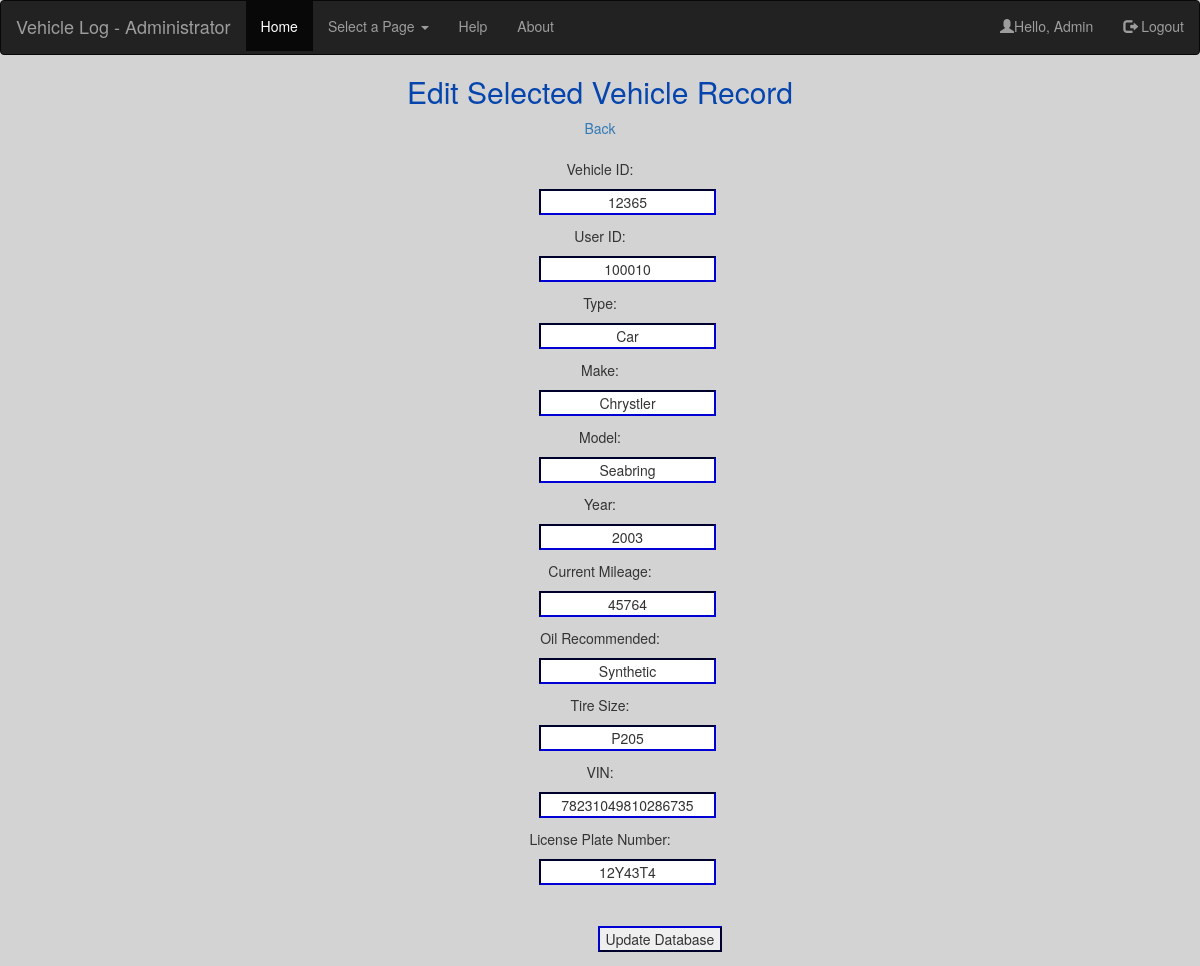
/a_edit_records_vehicle_editing.php?edit=12365, run on the app's committed database.
### tables this page shows
CREATE TABLE IF NOT EXISTS `vehicle` (
  `vehicle_id` int(5) NOT NULL AUTO_INCREMENT,
  `user_id` int(5) NOT NULL,
  `type` varchar(10) NOT NULL,
  `make` varchar(10) NOT NULL,
  `model` varchar(10) NOT NULL,
  `year` int(4) NOT NULL,
  `current_mileage` int(7) NOT NULL,
  `oil_recommended` varchar(10) NOT NULL,
  `tire_size` varchar(5) NOT NULL,
  `vin` varchar(18) NOT NULL,
  `license_plate_no` varchar(7) NOT NULL,
  PRIMARY KEY (`vehicle_id`)
);

### a_edit_records_vehicle_editing.php (the view, shortened to what this page needs)
<?php
	$db_connect = $_SESSION['db_connect'];
	if( isset($_GET['edit'])) {
		$record_id = $_GET['edit'];
		$sql_query = "SELECT * FROM vehicle WHERE vehicle_id = '$record_id'";
		$result = mysqli_query($db_connect, $sql_query);
	} else {
		$record_id = $_SESSION['record_id'];
		$sql_query = "SELECT * FROM vehicle WHERE vehicle_id = '$record_id'";
		$result = mysqli_query($db_connect, $sql_query);
		$_SESSION['result'] = $result;
	}
?>
<html>
	<head>
    <link href="css/bootstrap.min.css" rel="stylesheet">
    <link href="../../dist/css/bootstrap.min.css" rel="stylesheet">
    <link href="styleSheet.css" rel="stylesheet">
	</head>
	<body>
     <nav class="navbar navbar-inverse">
  <div class="container-fluid">
    <div class="navbar-header">
      <a class="navbar-brand" href="#">Vehicle Log - Administrator</a>
    </div>
    <ul class="nav navbar-nav">
      <li class="active"><a href="a_edit_records.php">Home</a></li>
      <li class="dropdown">
        <a class="dropdown-toggle" data-toggle="dropdown" href="#">Select a Page
        <span class="caret"></span></a>
      </li>
      <li><a href="admin_help.php">Help</a></li>
      <li><a href="admin_about.php">About</a></li>
    </ul>
    <ul class="nav navbar-nav navbar-right">
      <li><a href="#"><span class="glyphicon glyphicon-user"></span>Hello, Admin <?php echo $_SESSION['username'];?></a></li>
      <li><a href="login.php"><span class="glyphicon glyphicon-log-out"></span> Logout</a></li>
  </div>
</nav>
		<p><h2>Edit Selected Vehicle Record</h2></p>
		<form action ="a_edit_records_vehicle_editing.php" method="post">
		<main>
			<p><a href="a_edit_records_vehicle.php">Back</a></p>
				<?php
					while($row = mysqli_fetch_assoc($_SESSION['result'])) {
						echo '<div id="inputs">';
						echo 'Vehicle ID: <div id="inputs"><input type="text" name="vehicle_id" readonly="true" value="' . $row['vehicle_id'] . '"></div>';
						echo 'User ID: <div id="inputs"><input type="text" name="user_id" readonly="true" value="'. $row['user_id'] . '"></div>';
						echo 'Type: <div id="inputs"><input type="text" name="type" value="'. $row['type'] . '"></div>';
						echo 'Make: <div id="inputs"><input type="text" name="make" value="' . $row['make'] . '"></div>';
						echo 'Model: <div id="inputs"><input type="text" name="model" value="' . $row['model'] . '"></div>';
						echo 'Year: <div id="inputs"><input type="text" name="year" value="' . $row['year'] . '"></div>';
						echo 'Current Mileage: <div id="inputs"><input type="text" name="current_mileage" value="' . $row['current_mileage'] . '"></div>';
						echo 'Oil Recommended: <div id="inputs"><input type="text" name="oil_recommended" value="' . $row['oil_recommended'] . '"></div>';
						echo 'Tire Size: <div id="inputs"><input type="text" name="tire_size" value="' . $row['tire_size'] . '"></div>';
						echo 'VIN: <div id="inputs"><input type="text" name="vin" value="' . $row['vin'] . '"></div>';
						echo 'License Plate Number: <div id="inputs"><input type="text" name="license_plate_no" value="' . $row['license_plate_no'] . '"></div>';
						echo "</div>";
					}
				?>
				<br><input type="submit" name="submit" method="post" value="Update Database"><br>
		</main>
	</body>
</html>

### styleSheet.css (style rules this page uses)
body { text-align: center; background: #D3D3D3; }
input { margin-left: 10%; text-align: center; border-color: navy; }
#inputs { width: 550px; padding: .75em 0 .75em 0; margin: auto; text-align: center; border: solid 4px navy #0645AD; }
h2 { color: #0645AD; }
ul li { padding-bottom: 1%; }

### data on the page
vehicle: vehicle_id "12365", user_id "100010", type "Car", make "Chrystler", model "Seabring", year "2003", current_mileage "45764", oil_recommended "Synthetic", tire_size "P205", vin "78231049810286735", license_plate_no "12Y43T4"
